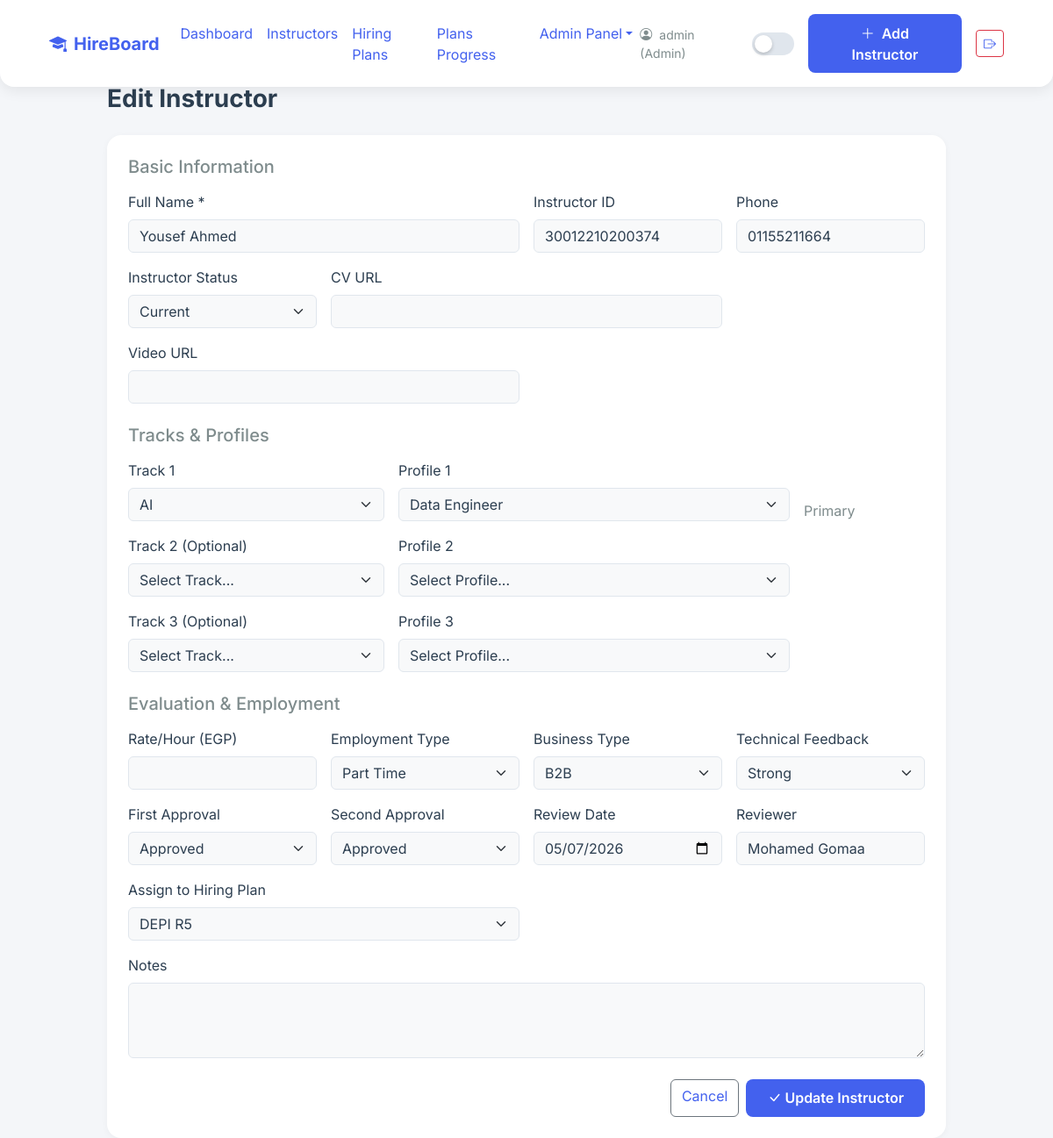
Page /instructors/edit/22 (signed in) on the committed database.
### app/models.py (models this page shows)
class User(UserMixin, db.Model):
    __tablename__ = 'users'
    id = db.Column(db.Integer, primary_key=True)
    username = db.Column(db.String(100), unique=True, nullable=False)
    password_hash = db.Column(db.String(200), nullable=False)
    role = db.Column(db.String(50), nullable=False)

class Instructor(db.Model):
    __tablename__ = 'instructors'
    id = db.Column(db.Integer, primary_key=True)
    name = db.Column(db.String(255), nullable=False)
    instructor_id = db.Column(db.String(50))
    phone = db.Column(db.String(50))
    cv_url = db.Column(db.String(500))
    video_url = db.Column(db.String(500))
    rate_per_hour = db.Column(db.Numeric(10, 2))
    employment_type = db.Column(db.String(50))
    business_type = db.Column(db.String(50))
    technical_feedback = db.Column(db.String(50))
    first_approval = db.Column(db.String(50))
    second_approval = db.Column(db.String(50))
    review_date = db.Column(db.Date)
    reviewer_name = db.Column(db.String(255))
    notes = db.Column(db.Text)
    score = db.Column(db.Integer, default=0)
    status = db.Column(db.String(20), default='New') # New or Current
    created_at = db.Column(db.DateTime, default=datetime.utcnow)
    plan_id = db.Column(db.Integer, db.ForeignKey('hiring_plans.id'), nullable=True)
    tracks = db.relationship('InstructorTrack', backref='instructor', lazy=True, cascade='all, delete-orphan')

class InstructorTrack(db.Model):
    __tablename__ = 'instructor_tracks'
    id = db.Column(db.Integer, primary_key=True)
    instructor_id = db.Column(db.Integer, db.ForeignKey('instructors.id'), nullable=False)
    track_id = db.Column(db.Integer, db.ForeignKey('tracks.id'), nullable=False)
    profile_id = db.Column(db.Integer, db.ForeignKey('profiles.id'), nullable=False)
    order = db.Column(db.Integer, nullable=False)
    track = db.relationship('Track', backref='instructor_tracks')
    profile = db.relationship('Profile', backref='instructor_tracks')

class Track(db.Model):
    __tablename__ = 'tracks'
    id = db.Column(db.Integer, primary_key=True)
    name = db.Column(db.String(100), unique=True, nullable=False)
    profiles = db.relationship('Profile', backref='track', lazy=True)

class Profile(db.Model):
    __tablename__ = 'profiles'
    id = db.Column(db.Integer, primary_key=True)
    name = db.Column(db.String(255), nullable=False)
    track_id = db.Column(db.Integer, db.ForeignKey('tracks.id'), nullable=False)

class HiringPlan(db.Model):
    __tablename__ = 'hiring_plans'
    id = db.Column(db.Integer, primary_key=True)
    title = db.Column(db.String(255), nullable=False)
    start_date = db.Column(db.Date, nullable=False)
    end_date = db.Column(db.Date, nullable=False)
    created_at = db.Column(db.DateTime, default=datetime.utcnow)
    plan_tracks = db.relationship('PlanTrack', backref='plan', lazy=True, cascade='all, delete-orphan')
    assigned_instructors = db.relationship('Instructor', backref='hiring_plan', lazy=True)

### app/routes/instructors.py (the view, shortened to what this page needs)
@instructors_bp.route('/edit/<int:id>', methods=['GET', 'POST'])
@login_required
def edit_instructor(id):
    if current_user.role != 'Admin':
        flash('Only Admins can edit instructors.', 'danger')
        return redirect(url_for('instructors.list_instructors'))
    inst = Instructor.query.get_or_404(id)
    tracks = Track.query.all()
    plans = HiringPlan.query.all() # جلب الخطط لوضعها في الـ Dropdown
    existing_tracks = InstructorTrack.query.filter_by(instructor_id=id).order_by(InstructorTrack.order).all()
    tracks_dict = {t.order: t for t in existing_tracks}
    return render_template('instructors/edit.html', instructor=inst, tracks=tracks, tracks_dict=tracks_dict, plans=plans)

### app/templates/instructors/edit.html (shortened to what this page needs)
{% extends 'base.html' %}
{% block content %}
<div class="row justify-content-center">
    <div class="col-lg-10">
        <h3 class="fw-bold mb-4 animate-fade-up">Edit Instructor</h3>
        <div class="card p-4 animate-fade-up delay-1">
            <form method="POST">
                <h5 class="text-muted mb-3">Basic Information</h5>
                <div class="row g-3 mb-4">
                    <div class="col-md-6">
                        <label class="form-label">Full Name *</label>
                        <input type="text" name="name" class="form-control" value="{{ instructor.name }}" required>
                    </div>
                    <div class="col-md-3">
                        <label class="form-label">Instructor ID</label>
                        <input type="text" name="instructor_id" class="form-control" value="{{ instructor.instructor_id or '' }}">
                    </div>
                    <div class="col-md-3">
                        <label class="form-label">Phone</label>
                        <input type="text" name="phone" class="form-control" value="{{ instructor.phone or '' }}">
                    </div>
                    <div class="col-md-3">
                        <label class="form-label">Instructor Status</label>
                        <select name="status" class="form-select">
                            <option value="Current" {% if instructor.status == 'Current' %}selected{% endif %}>Current</option>
                        </select>
                    </div>
                    <div class="col-md-6">
                        <label class="form-label">CV URL</label>
                        <input type="url" name="cv_url" class="form-control" value="{{ instructor.cv_url or '' }}">
                    </div>
                    <div class="col-md-6">
                        <label class="form-label">Video URL</label>
                        <input type="url" name="video_url" class="form-control" value="{{ instructor.video_url or '' }}">
                    </div>
                </div>
                <h5 class="text-muted mb-3">Tracks & Profiles</h5>
                <div class="row g-3 mb-4">
                    {% for i in range(1, 4) %}
                    {% set current_track = tracks_dict.get(i) %}
                    <div class="col-md-4">
                        <label class="form-label">Track {{ i }} {% if i > 1 %}(Optional){% endif %}</label>
                        <select name="track_{{ i }}" id="track_{{ i }}" class="form-select edit-track" data-order="{{ i }}">
                            <option value="">Select Track...</option>
                            {% for track in tracks %}
                            <option value="{{ track.id }}" {% if current_track and current_track.track_id == track.id %}selected{% endif %}>{{ track.name }}</option>
                            {% endfor %}
                        </select>
                    </div>
                    <div class="col-md-6">
                        <label class="form-label">Profile {{ i }}</label>
                        <select name="profile_{{ i }}" id="profile_{{ i }}" class="form-select" {% if not current_track %}disabled{% endif %}>
                            <option value="">Select Profile...</option>
                            {% if current_track %}
                                {% for p in current_track.track.profiles %}
                                <option value="{{ p.id }}" {% if current_track.profile_id == p.id %}selected{% endif %}>{{ p.name }}</option>
                                {% endfor %}
                            {% endif %}
                        </select>
                    </div>
                    <div class="col-md-2 d-flex align-items-end">
                        {% if i == 1 %}<span class="text-muted">Primary</span>{% endif %}
                    </div>
                    {% endfor %}
                </div>
                <h5 class="text-muted mb-3">Evaluation & Employment</h5>
                <div class="row g-3 mb-4">
                    <div class="col-md-3">
                        <label class="form-label">Rate/Hour (EGP)</label>
                        <input type="number" name="rate_per_hour" class="form-control" step="0.01" value="{{ instructor.rate_per_hour or '' }}">
                    </div>
                    <div class="col-md-3">
                        <label class="form-label">Employment Type</label>
                        <select name="employment_type" class="form-select">
                            <option {% if instructor.employment_type == 'Part Time' %}selected{% endif %}>Part Time</option>
                        </select>
                    </div>
                    <div class="col-md-3">
                        <label class="form-label">Business Type</label>
                        <select name="business_type" class="form-select">
                            <option {% if instructor.business_type == 'B2B' %}selected{% endif %}>B2B</option>
                        </select>
                    </div>
                    <div class="col-md-3">
                        <label class="form-label">Technical Feedback</label>
                        <select name="technical_feedback" class="form-select">
                            <option {% if instructor.technical_feedback == 'Strong' %}selected{% endif %}>Strong</option>
                        </select>
                    </div>
                    <div class="col-md-3">
                        <label class="form-label">First Approval</label>
                        <select name="first_approval" class="form-select">
                            <option {% if instructor.first_approval == 'Approved' %}selected{% endif %}>Approved</option>
                        </select>
                    </div>
                    <div class="col-md-3">
                        <label class="form-label">Second Approval</label>
                        <select name="second_approval" class="form-select">
                            <option {% if instructor.second_approval == 'Approved' %}selected{% endif %}>Approved</option>
                        </select>
                    </div>
                    <div class="col-md-3">
                        <label class="form-label">Review Date</label>
                        <input type="date" name="review_date" class="form-control" value="{{ instructor.review_date }}">
                    </div>
                    <div class="col-md-3">
                        <label class="form-label">Reviewer</label>
                        <input type="text" name="reviewer_name" class="form-control" value="{{ instructor.reviewer_name or '' }}">
                    </div>
                    <div class="col-md-6">
                        <label class="form-label">Assign to Hiring Plan</label>
                        <select name="plan_id" class="form-select">
                            {% for plan in plans %}
                            <option value="{{ plan.id }}" {% if instructor.plan_id == plan.id %}selected{% endif %}>{{ plan.title }}</option>
                            {% endfor %}
                        </select>
                    </div>
                    <div class="col-12">
                        <label class="form-label">Notes</label>
                        <textarea name="notes" class="form-control" rows="3">{{ instructor.notes or '' }}</textarea>
                    </div>
                </div>
                <div class="d-flex justify-content-end gap-2">
                    <a href="{{ url_for('instructors.list_instructors') }}" class="btn btn-outline-secondary">Cancel</a>
                    <button type="submit" class="btn btn-accent"><i class="bi bi-check-lg me-1"></i>Update Instructor</button>
                </div>
            </form>
        </div>
    </div>
</div>
{% endblock %}

### app/templates/base.html (shortened to what this page needs)
<!DOCTYPE html>
<html lang="en" data-theme="light">
<head>
    <link href="https://cdn.jsdelivr.net/npm/bootstrap@5.3.0/dist/css/bootstrap.min.css" rel="stylesheet">
    <link href="https://cdn.jsdelivr.net/npm/bootstrap-icons@1.11.0/font/bootstrap-icons.css" rel="stylesheet">
    <link rel="stylesheet" href="{{ url_for('static', filename='css/themes.css') }}">
    <link rel="stylesheet" href="{{ url_for('static', filename='css/style.css') }}">
</head>
<body>
    <nav class="navbar navbar-expand-lg fixed-top">
        <div class="container-fluid px-4">
            <a class="navbar-brand fw-bold" href="/">
                <i class="bi bi-mortarboard-fill me-2" style="color: var(--accent);"></i>HireBoard
            </a>
            <div class="collapse navbar-collapse">
                <ul class="navbar-nav me-auto mb-2 mb-lg-0">
                    <li class="nav-item"><a class="nav-link" href="{{ url_for('dashboard.view_dashboard') }}">Dashboard</a></li>
                    <li class="nav-item"><a class="nav-link" href="{{ url_for('instructors.list_instructors') }}">Instructors</a></li>
                    <li class="nav-item"><a class="nav-link" href="{{ url_for('plans.list_plans') }}">Hiring Plans</a></li>
                    {% if current_user.role == 'Admin' %}
                    <li class="nav-item"><a class="nav-link" href="{{ url_for('plans.view_progress') }}">Plans Progress</a></li>
                    {% endif %}
                    {% if current_user.role == 'Admin' %}
                    <li class="nav-item dropdown">
                        <a class="nav-link dropdown-toggle" href="#" role="button" data-bs-toggle="dropdown">Admin Panel</a>
                    </li>
                    {% endif %}
                </ul>
                                <div class="d-flex align-items-center gap-3">
                    <span class="text-muted small d-none d-md-block">
                        <i class="bi bi-person-circle me-1"></i> {{ current_user.username }} ({{ current_user.role }})
                    </span>
                    <button class="theme-toggle" onclick="toggleTheme()"></button>
                    {% if current_user.role == 'Admin' %}
                    <a href="{{ url_for('instructors.create_instructor') }}" class="btn btn-accent">
                        <i class="bi bi-plus-lg me-1"></i> Add Instructor
                    </a>
                    {% endif %}
                    <a href="{{ url_for('auth.logout') }}" class="btn btn-outline-danger btn-sm" title="Logout">
                        <i class="bi bi-box-arrow-right"></i>
                    </a>
                </div>
            </div>
        </div>
    </nav>
    <div class="container-fluid px-4 pt-5 mt-5">
        {% block content %}{% endblock %}
    </div>
</body>
</html>

### rows in the picture
User: username "admin", role "Admin"
Instructor: name "Yousef Ahmed", instructor_id "30012210200374", phone "01155211664", status "Current", employment_type "Part Time", business_type "B2B", technical_feedback "Strong", first_approval "Approved", second_approval "Approved", review_date "05/07/2026", reviewer_name "Mohamed Gomaa", plan_id "DEPI R5"
InstructorTrack: track.name "AI", profile.name "Data Engineer"

### other values in the picture
{{ i }} "1" "2" "3"
